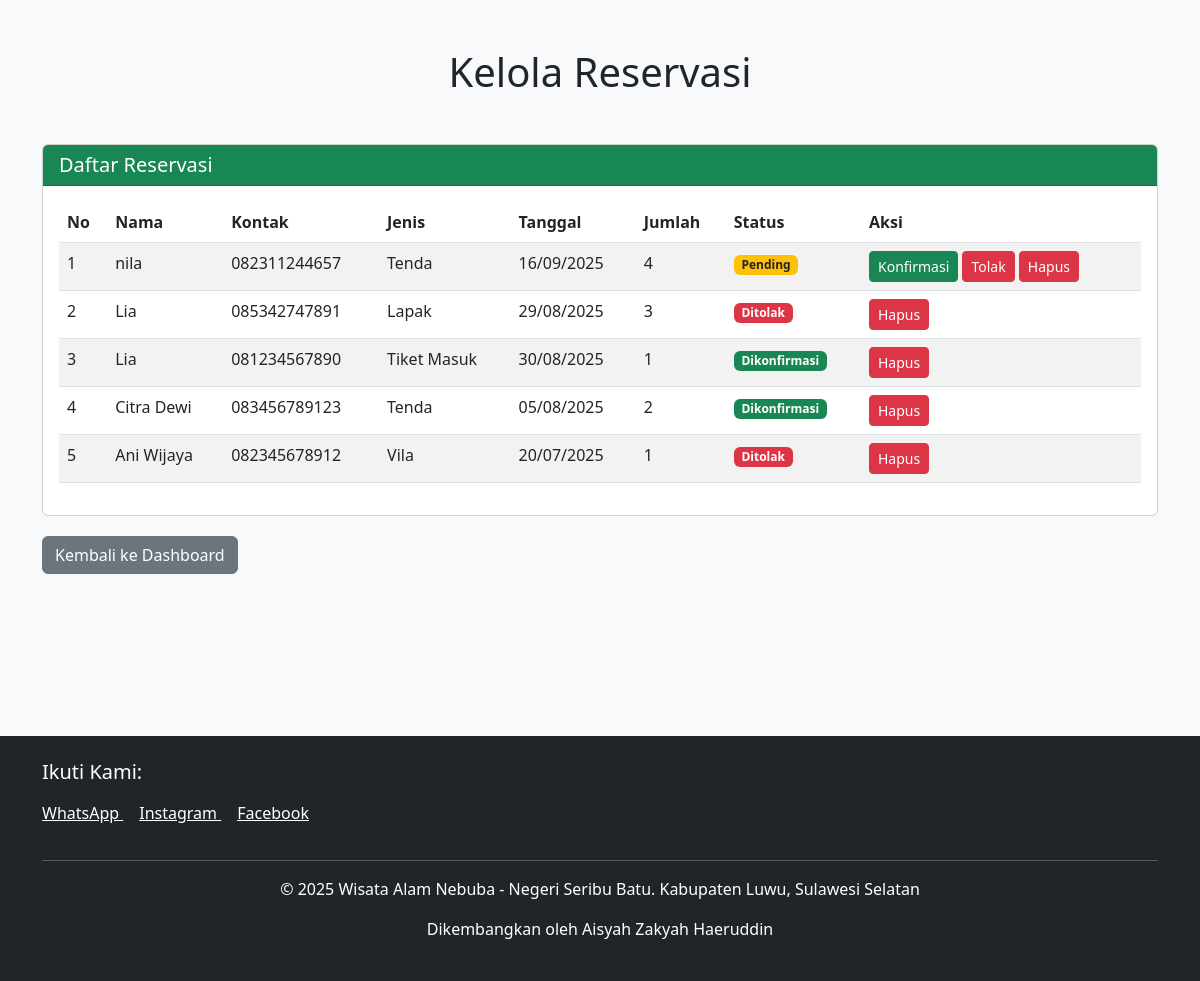
Screenshot of /admin/kelola_reservasi.php (signed in) with the database file from the repository.
### tables this page shows
CREATE TABLE `reservasi` (
  `id` int(11) NOT NULL,
  `nama` varchar(250) NOT NULL,
  `email` varchar(250) NOT NULL,
  `telepon` varchar(20) NOT NULL,
  `jenis` varchar(50) NOT NULL,
  `tanggal` date NOT NULL,
  `jumlah` int(11) NOT NULL,
  `catatan` text DEFAULT NULL,
  `status` varchar(20) DEFAULT 'Pending',
  `tanggal_dibuat` timestamp NOT NULL DEFAULT current_timestamp()
);

### admin/kelola_reservasi.php (the view, shortened to what this page needs)
<?php
include '../includes/header.php';
include '../config/database.php';
$query = "SELECT * FROM reservasi ORDER BY id DESC, tanggal DESC";
$result = mysqli_query($conn, $query);
?>
<div class="container admin-dashboard my-5">
    <h1 class="text-center mb-5">Kelola Reservasi</h1>
    <div class="card">
        <div class="card-header bg-success text-white">
            <h5 class="mb-0">Daftar Reservasi</h5>
        </div>
        <div class="card-body">
            <div class="table-responsive">
                <table class="table table-striped">
                    <thead>
                        <tr>
                            <th>No</th>
                            <th>Nama</th>
                            <th>Kontak</th>
                            <th>Jenis</th>
                            <th>Tanggal</th>
                            <th>Jumlah</th>
                            <th>Status</th>
                            <th>Aksi</th>
                        </tr>
                    </thead>
                    <tbody>
                        <?php $no = 1; while($reservasi = mysqli_fetch_assoc($result)): ?>
                        <tr>
                            <td><?= $no++ ?></td>
                            <td><?= htmlspecialchars($reservasi['nama']) ?></td>
                            <td><?= htmlspecialchars($reservasi['telepon']) ?></td>
                            <td><?= htmlspecialchars($reservasi['jenis']) ?></td>
                            <td><?= date('d/m/Y', strtotime($reservasi['tanggal'])) ?></td>
                            <td><?= htmlspecialchars($reservasi['jumlah']) ?></td>
                            <td>
                                <?php if($reservasi['status'] == 'Confirmed'): ?>
                                    <span class="badge bg-success">Dikonfirmasi</span>
                                <?php elseif($reservasi['status'] == 'Rejected'): ?>
                                    <span class="badge bg-danger">Ditolak</span>
                                <?php else: ?>
                                    <span class="badge bg-warning text-dark">Pending</span>
                                <?php endif; ?>
                            </td>
                            <td>
                                <?php if($reservasi['status'] == 'Pending'): ?>
                                    <a href="kelola_reservasi.php?konfirmasi=<?= $reservasi['id'] ?>" class="btn btn-sm btn-success" onclick="return confirm('Apakah Anda Yakin ingin Konfirmasi?')" >Konfirmasi</a>
                                    <a href="kelola_reservasi.php?tolak=<?= $reservasi['id'] ?>" class="btn btn-sm btn-danger" onclick="return confirm('Apakah Anda Yakin ingin Tolak?')">Tolak</a>
                                <?php endif; ?>
                                <a href="kelola_reservasi.php?hapus=<?= $reservasi['id'] ?>"
                                   class="btn btn-sm btn-danger"
                                   onclick="return confirm('Apakah Anda Yakin ingin menghapus?')">
                                    Hapus
                                </a>
                            </td>
                        </tr>
                        <?php endwhile; ?>
                    </tbody>
                </table>
            </div>
        </div>
    </div>
    <div class="mt-3">
        <a href="dashboard.php" class="btn btn-secondary">Kembali ke Dashboard</a>
    </div>
</div>
<?php include '../includes/footer.php'; ?>

### assets/css/style.css (style rules this page uses)
body { font-family: "Segoe UI", Tahoma, Geneva, Verdana, sans-serif; background-color: #f8f9fa; }
.card { transition: transform 0.3s; margin-bottom: 20px; }
.admin-dashboard { min-height: 80vh; }
.table-responsive { overflow-x: auto; }

### rows the page displays
reservasi: nama "nila", telepon "082311244657", jenis "Tenda", tanggal "16/09/2025", jumlah "4", status "Pending"
reservasi: nama "Lia", telepon "085342747891", jenis "Lapak", tanggal "29/08/2025", jumlah "3", status "Ditolak"
reservasi: nama "Lia", telepon "081234567890", jenis "Tiket Masuk", tanggal "30/08/2025", jumlah "1", status "Dikonfirmasi"
reservasi: nama "Citra Dewi", telepon "083456789123", jenis "Tenda", tanggal "05/08/2025", jumlah "2", status "Dikonfirmasi"
reservasi: nama "Ani Wijaya", telepon "082345678912", jenis "Vila", tanggal "20/07/2025", jumlah "1", status "Ditolak"
